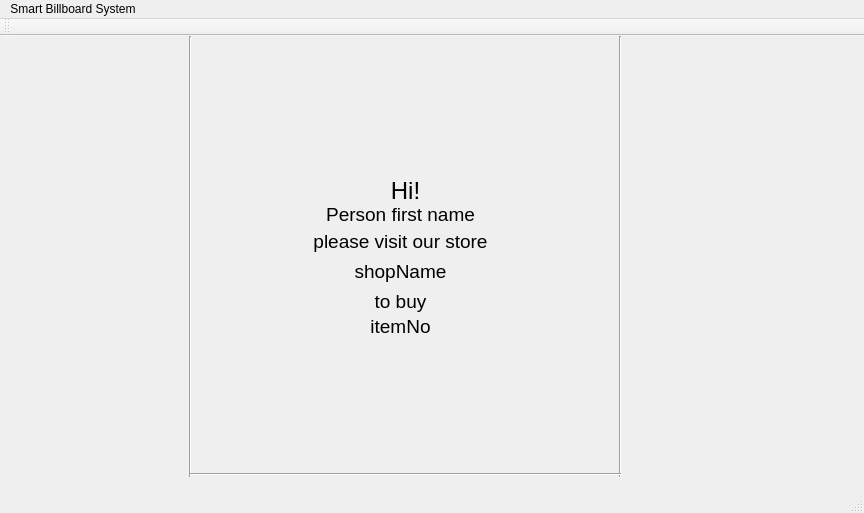
<?xml version="1.0" encoding="UTF-8"?>
<ui version="4.0">
 <class>MainWindow</class>
 <widget class="QMainWindow" name="MainWindow">
  <property name="geometry">
   <rect>
    <x>0</x>
    <y>0</y>
    <width>864</width>
    <height>513</height>
   </rect>
  </property>
  <property name="windowTitle">
   <string>MainWindow</string>
  </property>
  <widget class="QWidget" name="centralWidget">
   <widget class="QLabel" name="label1">
    <property name="geometry">
     <rect>
      <x>380</x>
      <y>140</y>
      <width>51</width>
      <height>31</height>
     </rect>
    </property>
    <property name="font">
     <font>
      <pointsize>14</pointsize>
     </font>
    </property>
    <property name="text">
     <string>&lt;!DOCTYPE HTML PUBLIC &quot;-//W3C//DTD HTML 4.0//EN&quot; &quot;http://www.w3.org/TR/REC-html40/strict.dtd&quot;&gt;
&lt;html&gt;&lt;head&gt;&lt;meta name=&quot;qrichtext&quot; content=&quot;1&quot; /&gt;&lt;style type=&quot;text/css&quot;&gt;
p, li { white-space: pre-wrap; }
&lt;/style&gt;&lt;/head&gt;&lt;body style=&quot; font-family:'MS Shell Dlg 2'; font-size:14pt; font-weight:400; font-style:normal;&quot;&gt;
&lt;p align=&quot;center&quot; style=&quot; margin-top:12px; margin-bottom:12px; margin-left:0px; margin-right:0px; -qt-block-indent:0; text-indent:0px;&quot;&gt;&lt;span style=&quot; font-size:18pt;&quot;&gt;Hi!&lt;/span&gt;&lt;/p&gt;&lt;/body&gt;&lt;/html&gt;</string>
    </property>
   </widget>
   <widget class="QLabel" name="firstName">
    <property name="geometry">
     <rect>
      <x>210</x>
      <y>170</y>
      <width>381</width>
      <height>16</height>
     </rect>
    </property>
    <property name="font">
     <font>
      <pointsize>14</pointsize>
     </font>
    </property>
    <property name="text">
     <string>Person first name</string>
    </property>
    <property name="alignment">
     <set>Qt::AlignCenter</set>
    </property>
   </widget>
   <widget class="QLabel" name="label2">
    <property name="geometry">
     <rect>
      <x>310</x>
      <y>190</y>
      <width>181</width>
      <height>31</height>
     </rect>
    </property>
    <property name="font">
     <font>
      <pointsize>14</pointsize>
     </font>
    </property>
    <property name="text">
     <string>please visit our store</string>
    </property>
    <property name="alignment">
     <set>Qt::AlignCenter</set>
    </property>
   </widget>
   <widget class="QLabel" name="shopName">
    <property name="geometry">
     <rect>
      <x>290</x>
      <y>220</y>
      <width>221</width>
      <height>31</height>
     </rect>
    </property>
    <property name="font">
     <font>
      <pointsize>14</pointsize>
     </font>
    </property>
    <property name="text">
     <string>shopName</string>
    </property>
    <property name="alignment">
     <set>Qt::AlignCenter</set>
    </property>
   </widget>
   <widget class="QLabel" name="label3">
    <property name="geometry">
     <rect>
      <x>370</x>
      <y>250</y>
      <width>61</width>
      <height>31</height>
     </rect>
    </property>
    <property name="font">
     <font>
      <pointsize>14</pointsize>
     </font>
    </property>
    <property name="text">
     <string>to buy</string>
    </property>
    <property name="alignment">
     <set>Qt::AlignCenter</set>
    </property>
   </widget>
   <widget class="QLabel" name="itemName">
    <property name="geometry">
     <rect>
      <x>220</x>
      <y>280</y>
      <width>361</width>
      <height>20</height>
     </rect>
    </property>
    <property name="font">
     <font>
      <pointsize>14</pointsize>
     </font>
    </property>
    <property name="text">
     <string>itemNo</string>
    </property>
    <property name="alignment">
     <set>Qt::AlignCenter</set>
    </property>
   </widget>
   <widget class="QLabel" name="lblPicture">
    <property name="geometry">
     <rect>
      <x>350</x>
      <y>30</y>
      <width>100</width>
      <height>100</height>
     </rect>
    </property>
    <property name="text">
     <string/>
    </property>
    <property name="alignment">
     <set>Qt::AlignCenter</set>
    </property>
   </widget>
   <widget class="QLabel" name="lblProdPic">
    <property name="geometry">
     <rect>
      <x>350</x>
      <y>310</y>
      <width>100</width>
      <height>100</height>
     </rect>
    </property>
    <property name="text">
     <string/>
    </property>
    <property name="alignment">
     <set>Qt::AlignHCenter|Qt::AlignTop</set>
    </property>
   </widget>
   <widget class="Line" name="line">
    <property name="geometry">
     <rect>
      <x>180</x>
      <y>0</y>
      <width>20</width>
      <height>441</height>
     </rect>
    </property>
    <property name="orientation">
     <enum>Qt::Vertical</enum>
    </property>
   </widget>
   <widget class="Line" name="line_2">
    <property name="geometry">
     <rect>
      <x>610</x>
      <y>0</y>
      <width>20</width>
      <height>441</height>
     </rect>
    </property>
    <property name="orientation">
     <enum>Qt::Vertical</enum>
    </property>
   </widget>
   <widget class="Line" name="line_3">
    <property name="geometry">
     <rect>
      <x>190</x>
      <y>-10</y>
      <width>431</width>
      <height>16</height>
     </rect>
    </property>
    <property name="orientation">
     <enum>Qt::Horizontal</enum>
    </property>
   </widget>
   <widget class="Line" name="line_4">
    <property name="geometry">
     <rect>
      <x>190</x>
      <y>430</y>
      <width>431</width>
      <height>16</height>
     </rect>
    </property>
    <property name="orientation">
     <enum>Qt::Horizontal</enum>
    </property>
   </widget>
  </widget>
  <widget class="QMenuBar" name="menuBar">
   <property name="geometry">
    <rect>
     <x>0</x>
     <y>0</y>
     <width>864</width>
     <height>21</height>
    </rect>
   </property>
   <widget class="QMenu" name="menuSmart_Billboard_System">
    <property name="title">
     <string>Smart Billboard System</string>
    </property>
   </widget>
   <addaction name="menuSmart_Billboard_System"/>
  </widget>
  <widget class="QToolBar" name="mainToolBar">
   <attribute name="toolBarArea">
    <enum>TopToolBarArea</enum>
   </attribute>
   <attribute name="toolBarBreak">
    <bool>false</bool>
   </attribute>
  </widget>
  <widget class="QStatusBar" name="statusBar"/>
 </widget>
 <layoutdefault spacing="6" margin="11"/>
 <resources/>
 <connections/>
</ui>
